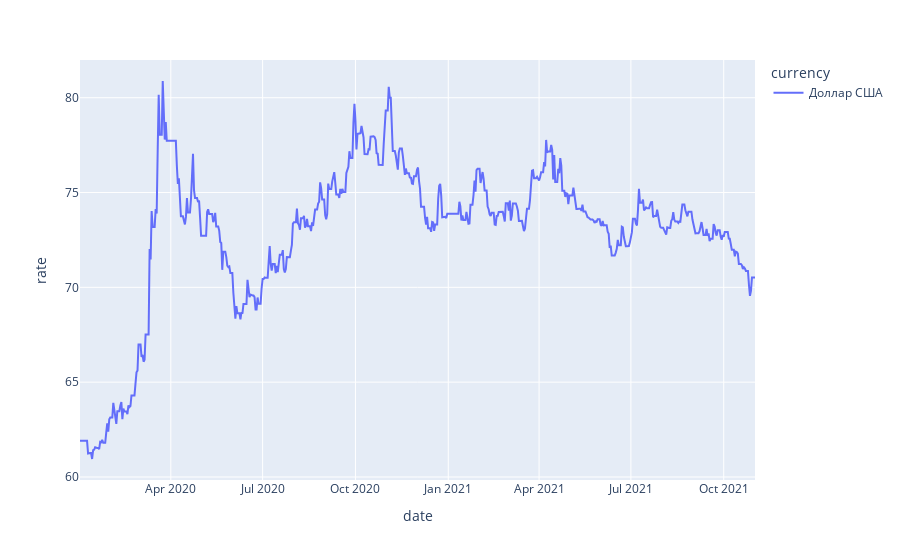

The code cell stored with this chart in its notebook:
### Code cell
px.line(df, x="date", y="rate", color="currency")

### Figure 1 — Plotly figure (JSON) as saved in the notebook; plotly's stock layout.template omitted (floating-point values rounded to 4 significant figures; data arrays with more than 128 entries replaced by an {"elided": "..."} marker saying what was removed)
{"data": [{"hovertemplate": "currency=Доллар США<br>date=%{x}<br>rate=%{y}<extra></extra>", "legendgroup": "Доллар США", "line": {"color": "#636efa", "dash": "solid"}, "marker": {"symbol": "circle"}, "mode": "lines", "name": "Доллар США", "orientation": "v", "showlegend": true, "type": "scatter", "x": {"elided": "670 str values"}, "xaxis": "x", "y": {"elided": "670 float values"}, "yaxis": "y"}], "layout": {"legend": {"title": {"text": "currency"}, "tracegroupgap": 0}, "margin": {"t": 60}, "xaxis": {"anchor": "y", "domain": [0, 1], "title": {"text": "date"}}, "yaxis": {"anchor": "x", "domain": [0, 1], "title": {"text": "rate"}}}}
